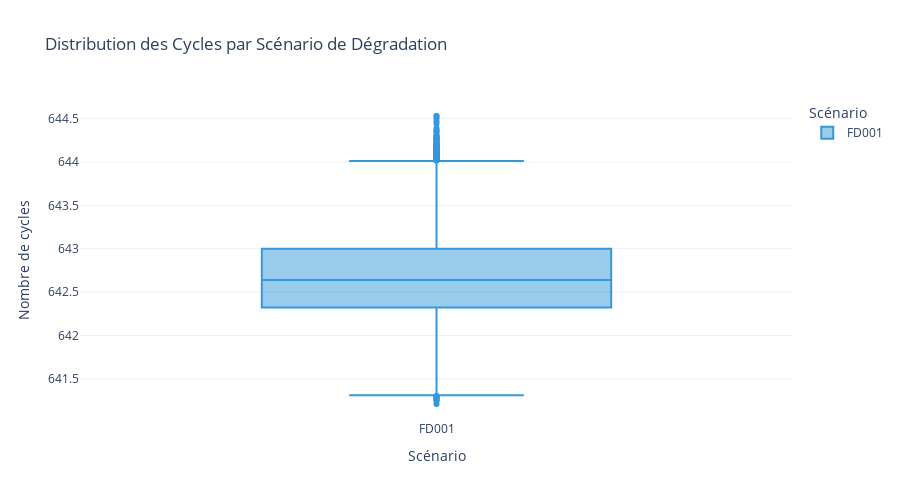

Notebook code cell kept with this figure:
### Markdown cell above
---

## **Section 3: Exploration Avancée (EDA) et Analyse Temporelle**

### Code cell
# 3.1 Distribution des cycles par scénario
fig_cycles_dist = px.box(
    df_train_combined,
    x='scenario',
    y='cycles',
    color='scenario',
    title='Distribution des Cycles par Scénario de Dégradation',
    labels={'cycles': 'Nombre de cycles', 'scenario': 'Scénario'},
    color_discrete_sequence=[COLOR_PALETTE['primary'], COLOR_PALETTE['secondary'], 
                             COLOR_PALETTE['warning'], COLOR_PALETTE['danger']]
)
fig_cycles_dist.update_layout(height=500, template='plotly_white')
fig_cycles_dist.show()

### Figure 1 — Plotly figure (JSON) as saved in the notebook; plotly's stock layout.template omitted (floating-point values rounded to 4 significant figures; data arrays with more than 128 entries replaced by an {"elided": "..."} marker saying what was removed)
{"data": [{"alignmentgroup": "True", "hovertemplate": "Scénario=%{x}<br>Nombre de cycles=%{y}<extra></extra>", "legendgroup": "FD001", "marker": {"color": "#3498db"}, "name": "FD001", "notched": false, "offsetgroup": "FD001", "orientation": "v", "showlegend": true, "type": "box", "x": {"elided": "20631 str values"}, "x0": " ", "xaxis": "x", "y": {"elided": "20631 float values"}, "y0": " ", "yaxis": "y"}], "layout": {"boxmode": "overlay", "height": 500, "legend": {"title": {"text": "Scénario"}, "tracegroupgap": 0}, "title": {"text": "Distribution des Cycles par Scénario de Dégradation"}, "xaxis": {"anchor": "y", "categoryarray": ["FD001"], "categoryorder": "array", "domain": [0, 1], "title": {"text": "Scénario"}}, "yaxis": {"anchor": "x", "domain": [0, 1], "title": {"text": "Nombre de cycles"}}}}
